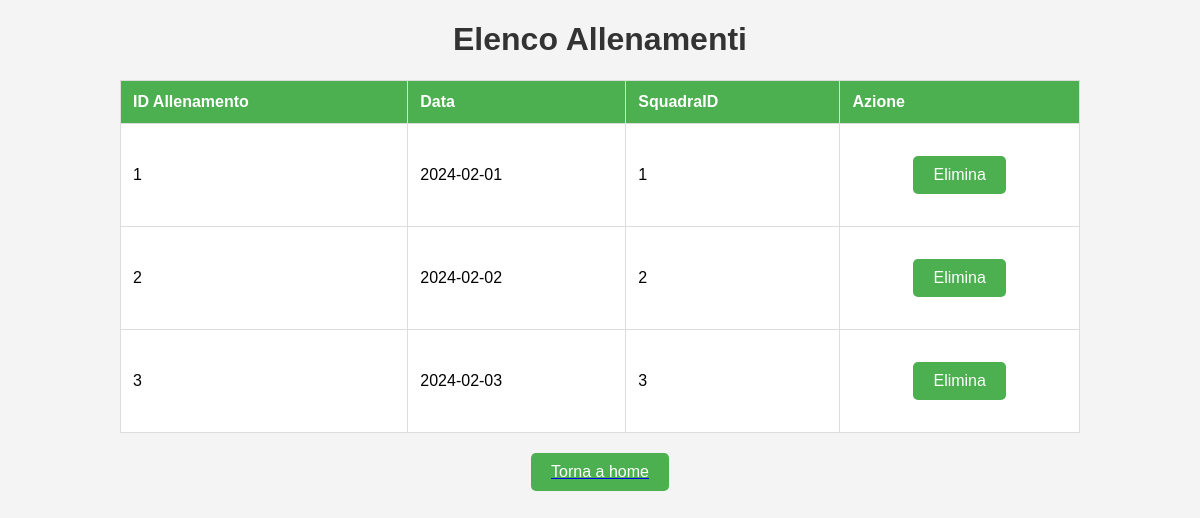
The app's page /phpAPI/php/visualizzaallenamenti.php with its own data.
### tables this page shows
CREATE TABLE IF NOT EXISTS Allenamento (
    AllenamentoID INT PRIMARY KEY AUTO_INCREMENT,
    Data DATE,
    SquadraID VARCHAR(255) REFERENCES Squadra(SquadraID)
);

### phpAPI/php/visualizzaallenamenti.php (the view, shortened to what this page needs)
<!DOCTYPE html>
<html lang="en">
<head>
</head>
<body>
<h1>Elenco Allenamenti</h1>
<?php
$servername = "localhost";
$username = "root";
$password = "";
$dbname = "TeamTactiCoach";
$conn = new mysqli($servername, $username, $password, $dbname);
$sql = "SELECT * FROM Allenamento";
$result = $conn->query($sql);
    echo "<table border='1'>
            <tr>
                <th>ID Allenamento</th>
                <th>Data</th>
                <th>SquadraID</th>
                <th>Azione</th>
            </tr>";
    while ($row = $result->fetch_assoc()) {
        echo "<tr id='row".$row["AllenamentoID"]."'>
                <td>" . $row["AllenamentoID"] . "</td>
                <td>" . $row["Data"] . "</td>
                <td>" . $row["SquadraID"] . "</td>
                <td><button class='delete' data-id='".$row["AllenamentoID"]."'>Elimina</button></td>
              </tr>";
    }
    echo "</table>";
?>
<a href="homeadmin.php"><button>Torna a home</button></a>
</body>
</html>

### phpAPI/php/visualizzaallenamenti.php (style rules this page uses)
body { font-family: Arial, sans-serif; background-color: #f4f4f4; margin: 0; padding: 0; }
h1 { text-align: center; color: #333; }
table { width: 80%; margin: 20px auto; border-collapse: collapse; border: 1px solid #ddd; background-color: #fff; }
th, td { padding: 12px; text-align: left; border-bottom: 1px solid #ddd; }
th { background-color: #4CAF50; color: white; }
button { display: block; margin: 20px auto; padding: 10px 20px; font-size: 16px; background-color: #4CAF50; color: white; border: none; border-radius: 5px; cursor: pointer; }

### records on screen
allenamento: AllenamentoID "1", Data "2024-02-01", SquadraID "1"
allenamento: AllenamentoID "2", Data "2024-02-02", SquadraID "2"
allenamento: AllenamentoID "3", Data "2024-02-03", SquadraID "3"
